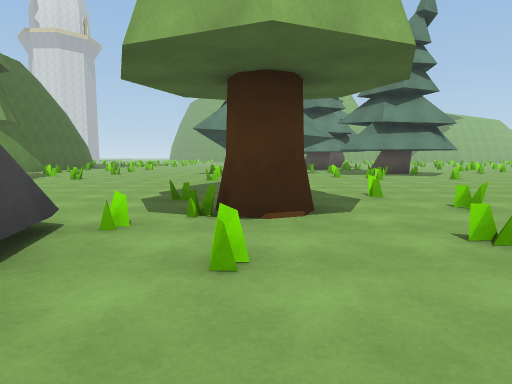
View 1 (above)

16 first-person views from a walk through a scene from a Unity 3-D project. The camera is 1.3 m above the floor, tilts 6° down and sees 75° across. The floor is counted in squares, 2 m on a side. Each view is taken from the middle of a square. On the plan, view 1 faces up. The plan holds only what a view shows up to about 10 squares ahead; the rest is blank. The place goes on beyond the plan. Some animated figures are left out. Surface patterns are stand-ins for the level's own textures.

View 2
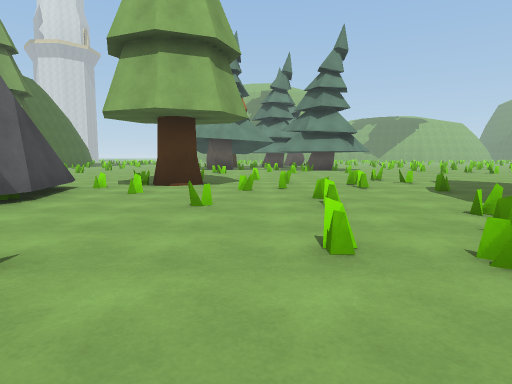

View 3
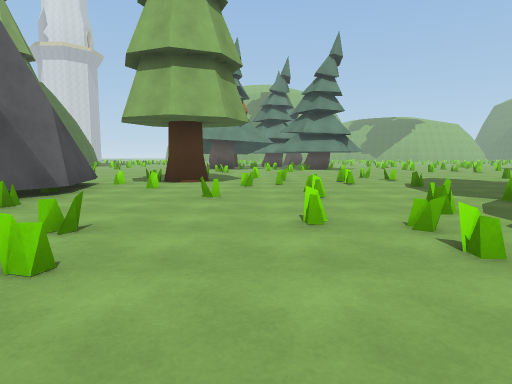

View 4
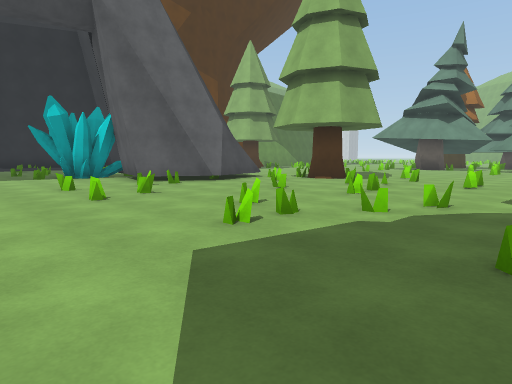

View 5
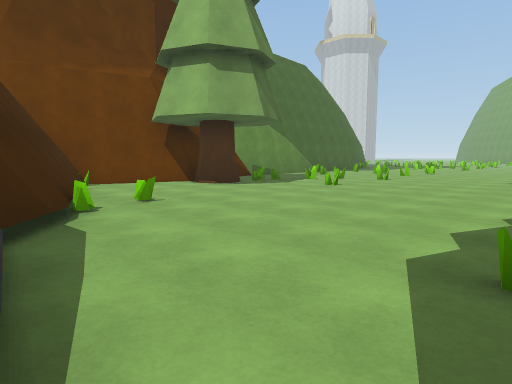

View 6
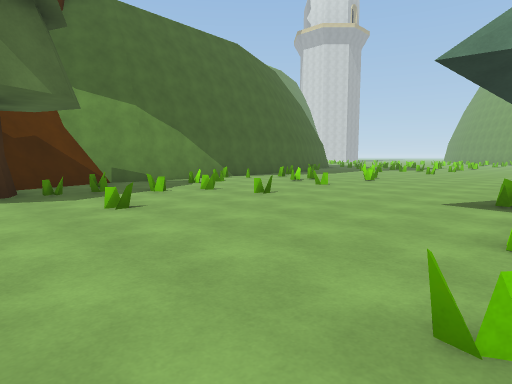

View 7
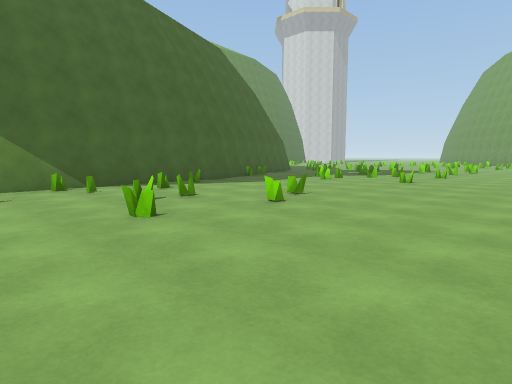

View 8
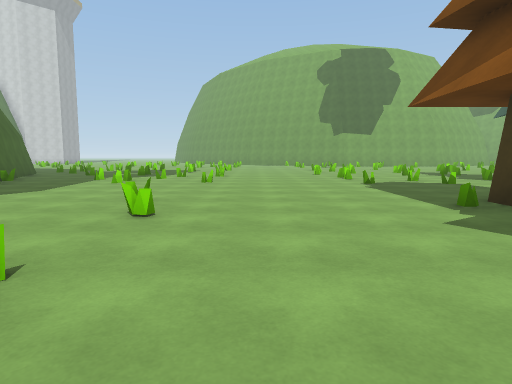

View 9
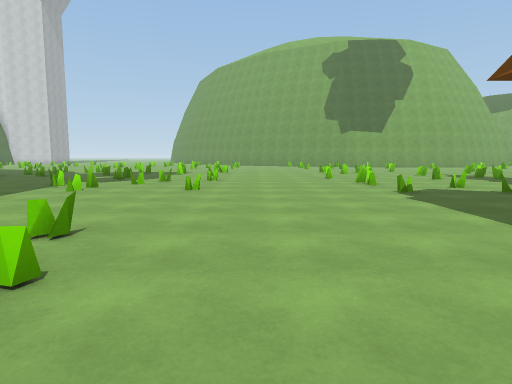

View 10
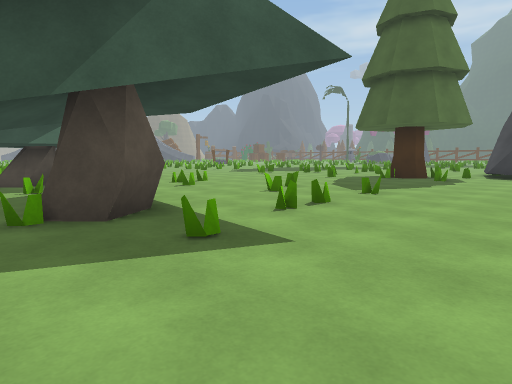

View 11
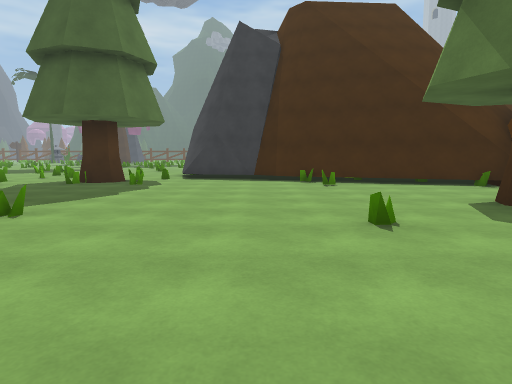

View 12
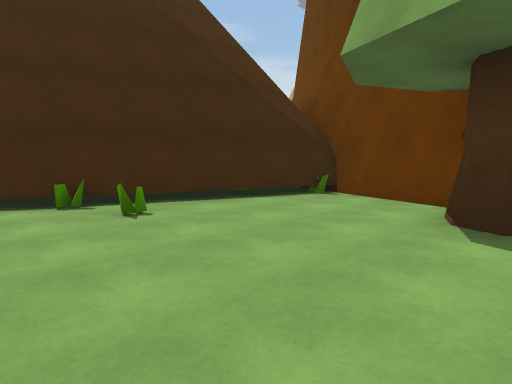

View 13
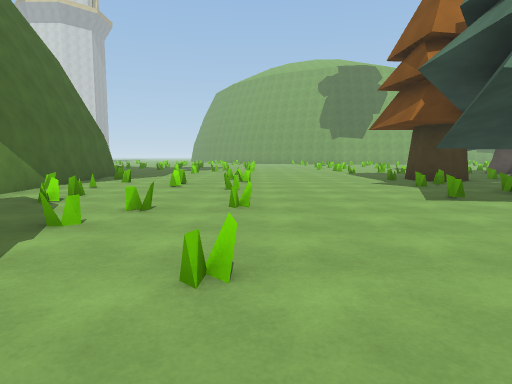

View 14
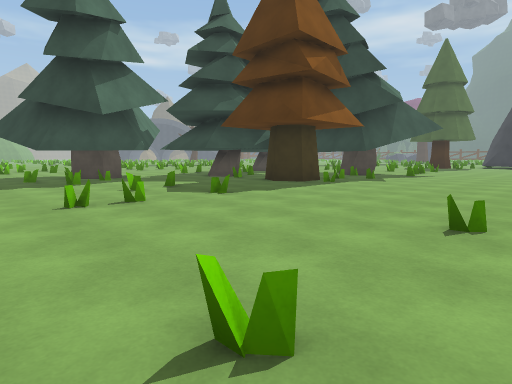

View 15
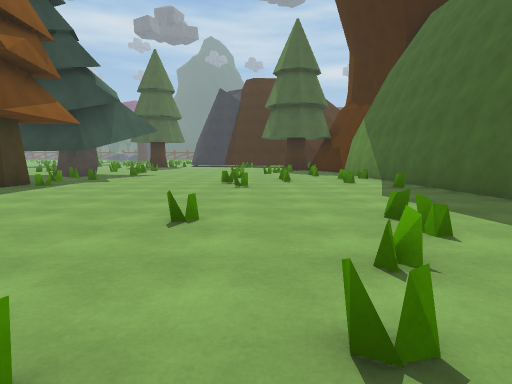

View 16
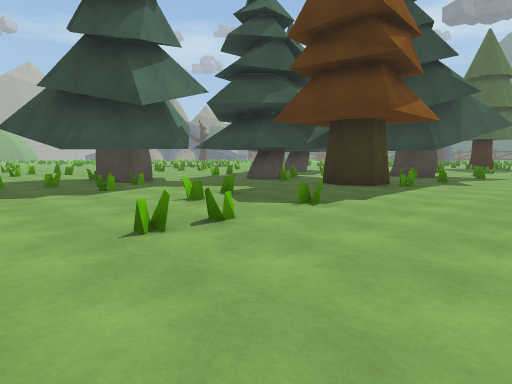

### Floor plan
Key: @ floor where view 1 was taken; # wall or solid block; . floor; = window, fence, low wall or low ledge; T tree; P pine tree; O other object.
Columns run from 10 left of view 1 to 10 right of it. Each row starts with its distance up from view 1.
 25 =.=.....=..=.=
 24 ....==.........
 23 ...=.....=....P...
 22 ...=.=....=..P=PP.
 21 .........=.=.PPP
 20 #...............
 19 #..............
 18 #=..=.....P.=P
 17 #.=..=...P#..#
 16 #..=.....=..
 15 #=........PP
 14 #.......=.P....P
 13 #.=.......#P.= PP
 12 #...==...=...
 11 #.==.....=...=
 10 #..=.=....=...=.=.
  9 ##T......=.=......
  8 ###..............
  7 ##..............
  6 #...........=.......
  5 ###.=....=.=........=
  4   ####....T..==.=...
  3      ####...=.=....
  2         #.=.=..=..
  1         #....=....
  0      O###.@=...==
 -1      O.##.....=.
 -2     OO....=..==.
 -3     .....=.=..=..
 -4       ...........
 -5             .....

Where each view was taken, in squares from view 1:
view 1: 0 up, 0 right, facing up
view 2: 4 down, 2 right, facing up
view 3: 5 down, 2 right, facing up
view 4: 5 down, 6 right, facing up-left
view 5: 3 up, 1 left, facing up-left
view 6: 8 up, 1 left, facing up-left
view 7: 13 up, 2 left, facing up-left
view 8: 13 up, 4 left, facing up
view 9: 15 up, 4 left, facing up
view 10: 15 up, 4 left, facing down-right
view 11: 13 up, 4 left, facing down
view 12: 9 up, 4 left, facing down-left
view 13: 8 up, 5 left, facing up
view 14: 25 up, 6 left, facing down-right
view 15: 25 up, 6 left, facing down
view 16: 25 up, 4 left, facing down-right
